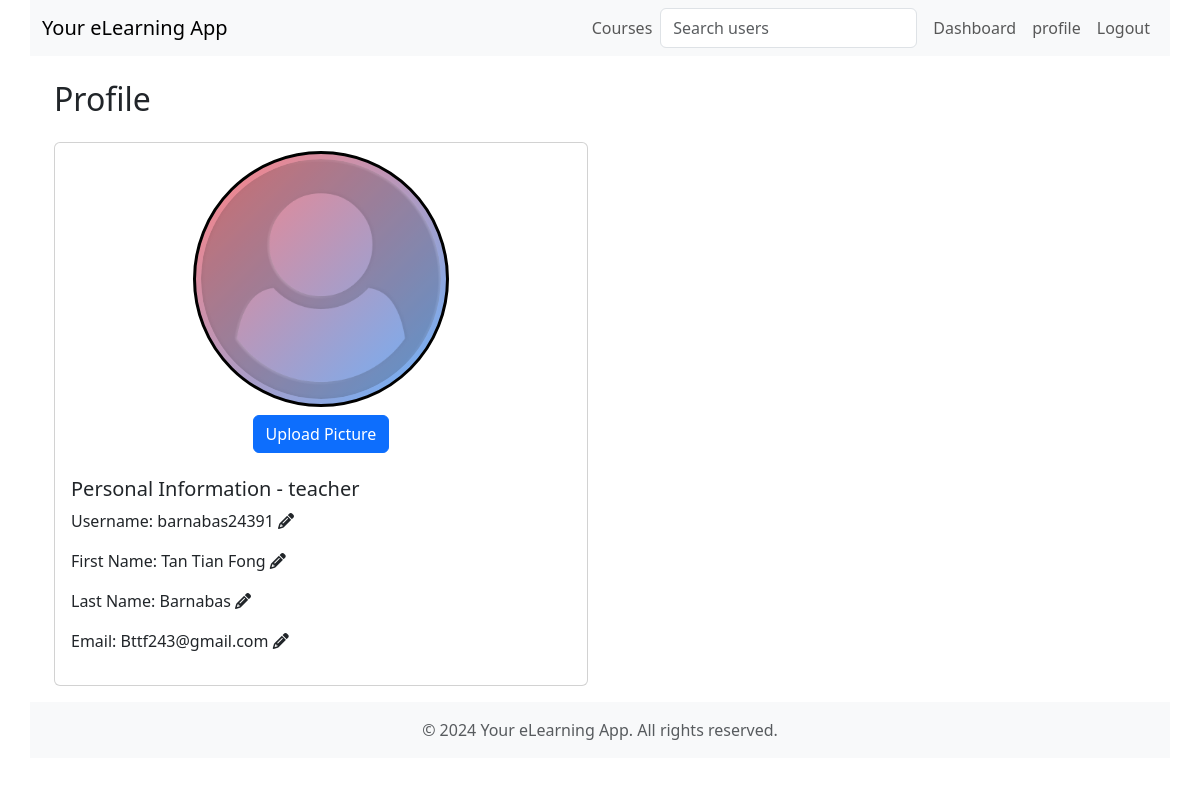
The app's page /profile/ (signed in), older data.
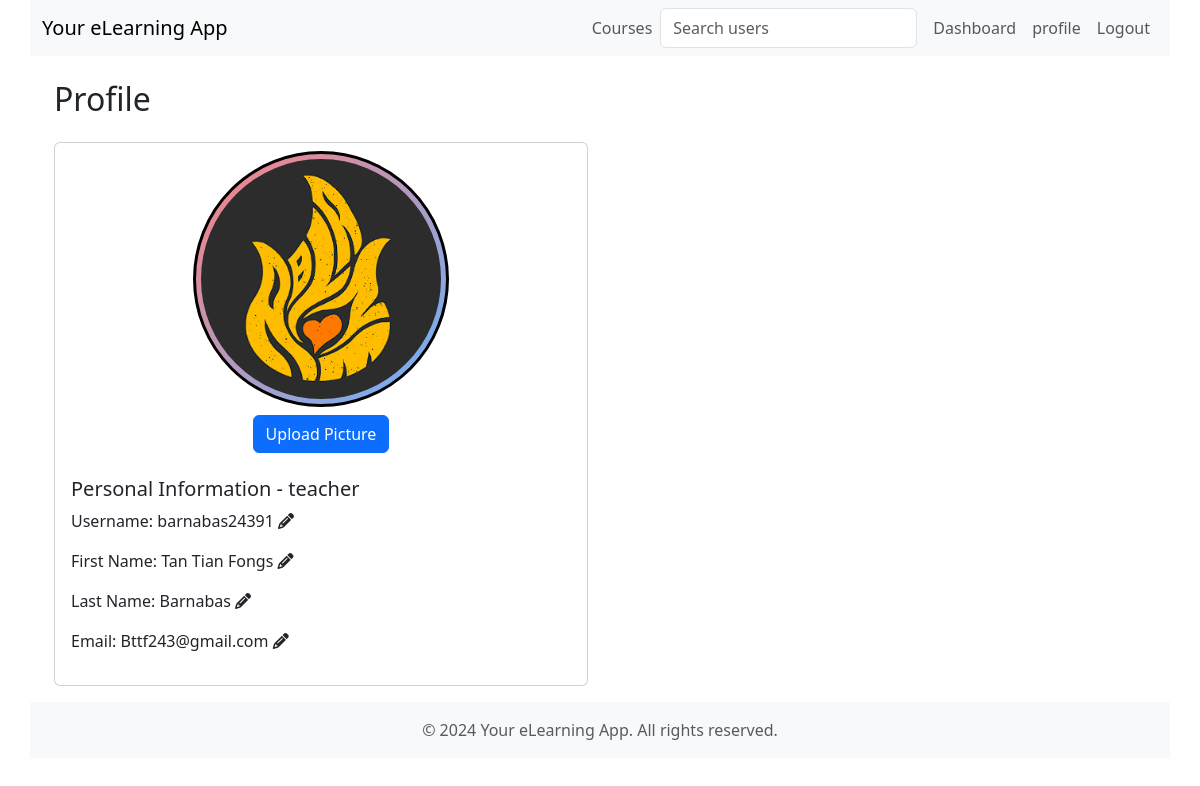
The same page, newer data.
### eLearning/models.py (models this page shows, shortened)
class User(AbstractUser):
    STUDENT = 'student'
    TEACHER = 'teacher'
    USER_TYPE_CHOICES = [
        (STUDENT, _('Student')),
        (TEACHER, _('Teacher')),
    ]
    user_type = models.CharField(
        _('User type'),
        max_length=20,
        choices=USER_TYPE_CHOICES,
        default=STUDENT,
    )
    photo = models.ImageField(upload_to=profile_picture_upload_path, null=True, blank=True, default='/photos/default_profile_picture.png')
    date_of_birth = models.DateField(_('Date of Birth'), null=True, blank=True)
    first_name = models.CharField(_('First name'), max_length=30)
    last_name = models.CharField(_('Last name'), max_length=150)
    email = models.EmailField(_('Email address'), max_length=254)
    USERNAME_FIELD = 'username'
    REQUIRED_FIELDS = ['email', 'first_name', 'last_name', 'date_of_birth', 'user_type']
    class Meta:
        verbose_name = _('User')
        verbose_name_plural = _('Users')
        permissions = [
        ]
        unique_together = (('username', 'email'),)

### eLearning/views.py (the view, shortened to what this page needs)
# urls.py: path('profile/', views.ProfileView.as_view(), name="profile"),
class ProfileView(View):
    @method_decorator(custom_login_required)
    def get(self, request, *args, **kwargs):
        user = request.user
        return render(request, 'user/profile.html', {'user': user,'profileForm': ProfilePictureForm})

### eLearning/templates/user/profile.html (shortened to what this page needs)
{% extends '../base/base.html' %}
{% load static %}
{% block content %}
<div class="container">
    <h2 class="mt-4 mb-4">Profile</h2>
    <div class="row">
        <div class="col-md-6 mb-3">
            <div class="card">
                <div class="container d-flex flex-column align-items-center justify-content-center my-2">
                    <div class="profile-picture">
                        {% if user.photo %}
                        <img src="{{ user.photo.url }}" alt="{{ user.username }}'s Profile Picture" class="profile-img">
                        {% else %}
                        <img src="{% static 'img/default_profile_picture.png' %}" alt="Default Profile Picture" class="profile-img">
                        {% endif %}
                    </div>
                    <button type="button" class="btn btn-primary mt-2" data-bs-toggle="modal" data-bs-target="#uploadPictureModal">Upload Picture</button>
                </div>
                <div class="card-body">
                    <h5 class="card-title">Personal Information - {{ user.user_type }}</h5>
                    <p class="card-text">
                        <label for="username">Username:</label>
                        <span id="username" contenteditable="false" >{{ user.username }}</span>
                        <i class="fas fa-pencil-alt edit-icon" data-field="username"></i>
                    </p>
                    <p class="card-text">
                        <label for="first_name">First Name:</label>
                        <span id="first_name" contenteditable="false">{{ user.first_name }}</span>
                        <i class="fas fa-pencil-alt edit-icon" data-field="first_name"></i>
                    </p>
                    <p class="card-text">
                        <label for="last_name">Last Name:</label>
                        <span id="last_name" contenteditable="false">{{ user.last_name }}</span>
                        <i class="fas fa-pencil-alt edit-icon" data-field="last_name"></i>
                    </p>
                    <p class="card-text">
                        <label for="email">Email:</label>
                        <span id="email" contenteditable="false">{{ user.email }}</span>
                        <i class="fas fa-pencil-alt edit-icon" data-field="email"></i>
                    </p>
                </div>
            </div>
        </div>
</div>
{% endblock %}

### eLearning/templates/base/base.html (shortened to what this page needs)
<!DOCTYPE html>
<html lang="en">
<head>
  {% load static %}
  <link rel="stylesheet" href="{% static 'css/styles.css' %}">
  <link rel="stylesheet" href="{% static 'bootstrap5.0.2/bootstrap.min.css' %}">
</head>
<body>
    {% include 'partials/navbar.html' %}
    <main class="container">
        {% block content %}{% endblock %}
    </main>
    <footer class="container footer mt-auto py-3 bg-light">
        <div class="container text-center">
            <span class="text-muted">&copy; 2024 Your eLearning App. All rights reserved.</span>
        </div>
    </footer>
</body>
</html>

### eLearning/templates/partials/navbar.html (shortened to what this page needs)
<nav class="container navbar navbar-expand-lg navbar-light bg-light">
     <div class="container-fluid">
        <a class="navbar-brand" href="/">Your eLearning App</a>
        <div class="collapse navbar-collapse" id="navbarNav">
            <ul class="navbar-nav ms-auto">
                {% block navbar %}
                    <li class="nav-item">
                        <a class="nav-link" href="{% url 'courses' %}">Courses</a>
                    </li>
                    {% if user.is_authenticated %}
                        <input class="form-control me-2" type="search" oninput='onUserInput()' id="searchInput" name="q" placeholder="Search users" aria-label="Search" list="searchOptions" hx-get="{% url 'autocomplete' %}" hx-swap="innerHTML"hx-trigger="keyup changed delay:500ms" hx-target="#searchOptions">
                        <li class="nav-item">
                            <a class="nav-link" href="{% url 'dashboard' %}">Dashboard</a>
                        </li>
                        <li class="nav-item">
                            <a class="nav-link" href="{% url 'profile' %}">profile</a>
                        </li>
                        <li class="nav-item">
                            <a class="nav-link" href="{% url 'logout' %}">Logout</a>
                        </li>
                    {% endif %}
                {% endblock %}
            </ul>
        </div>
    </div>
</nav>

### eLearning/static/css/styles.css (style rules this page uses)
.profile-picture { width: 256px; height: 256px; border-radius: 50%; overflow: hidden; border: 3px solid black; background-image: linear-gradient(to bottom right, #ff8080, #66b3ff); }
.profile-img { width: 100%; height: 100%; object-fit: cover; border-radius: 50%; border: 5px solid transparent; }

Row changes from the older to the newer data that the page shows:
changed User "teacher": photo: picture added in place of a placeholder; first_name "Tan Tian Fong" → "Tan Tian Fongs"
